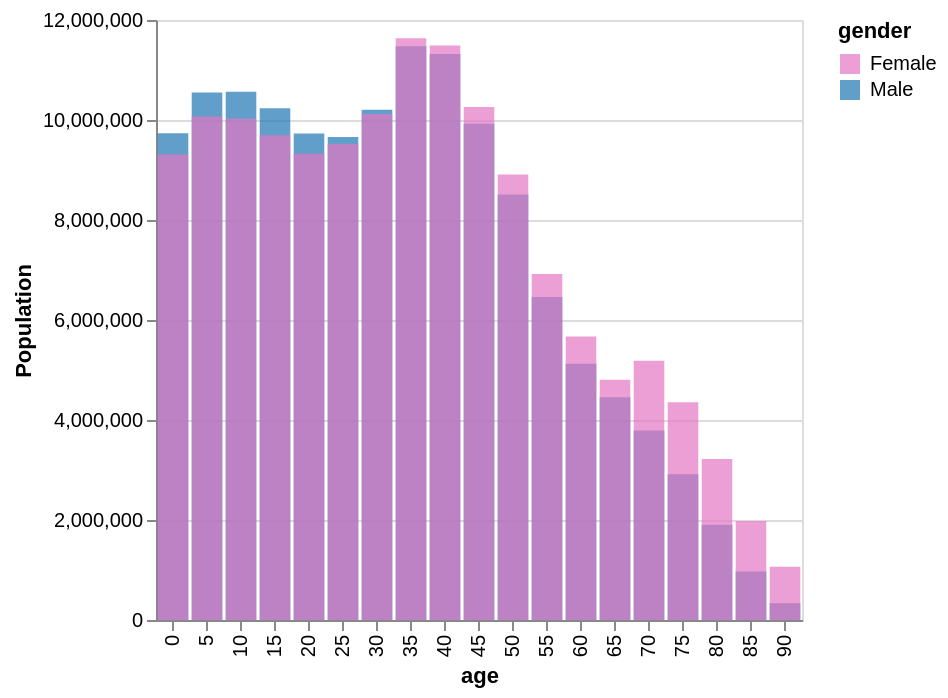

Express this chart as Vega-Lite.
### Vega-Lite specification from a JSON file in a GitHub repository (floating-point values rounded to 4 significant figures; data arrays with more than 128 entries replaced by an {"elided": "..."} marker saying what was removed)
{"$schema": "https://vega.github.io/schema/vega-lite/v5.json", "data": {"values": {"elided": "570 records"}}, "description": "Layered bar chart showing the US population distribution of age groups and gender in 2000.", "encoding": {"color": {"field": "gender", "scale": {"range": ["#e377c2", "#1f77b4"]}, "type": "nominal"}, "opacity": {"value": 0.7}, "x": {"field": "age", "type": "ordinal"}, "y": {"aggregate": "sum", "axis": {"title": "Population"}, "field": "people", "stack": null, "type": "quantitative"}}, "mark": "bar", "transform": [{"filter": "datum.year == 2000"}, {"as": "gender", "calculate": "datum.sex == 2 ? 'Female' : 'Male'"}], "width": {"step": 17}}
